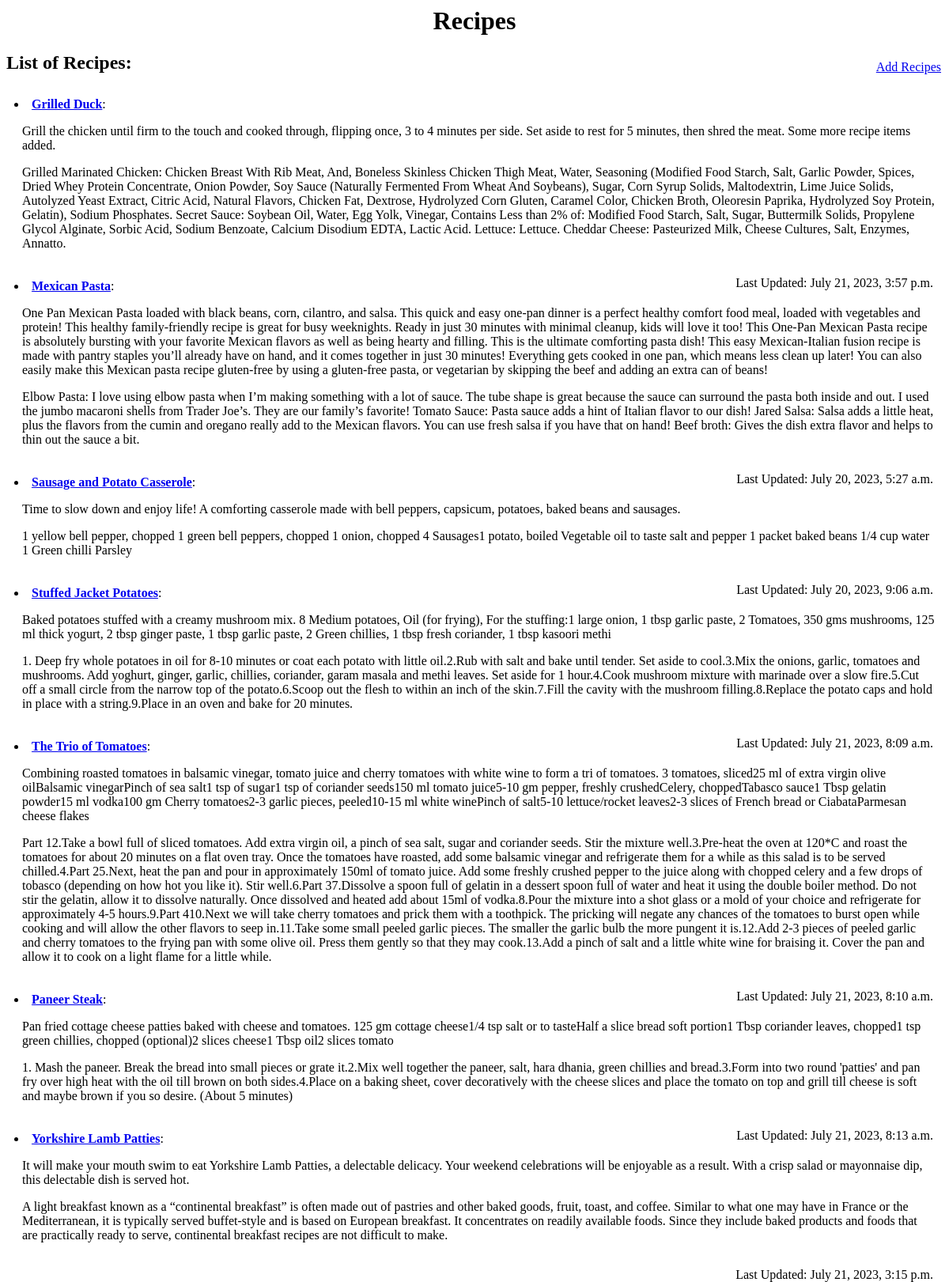
The app's page /recipes/ (signed in), older data.
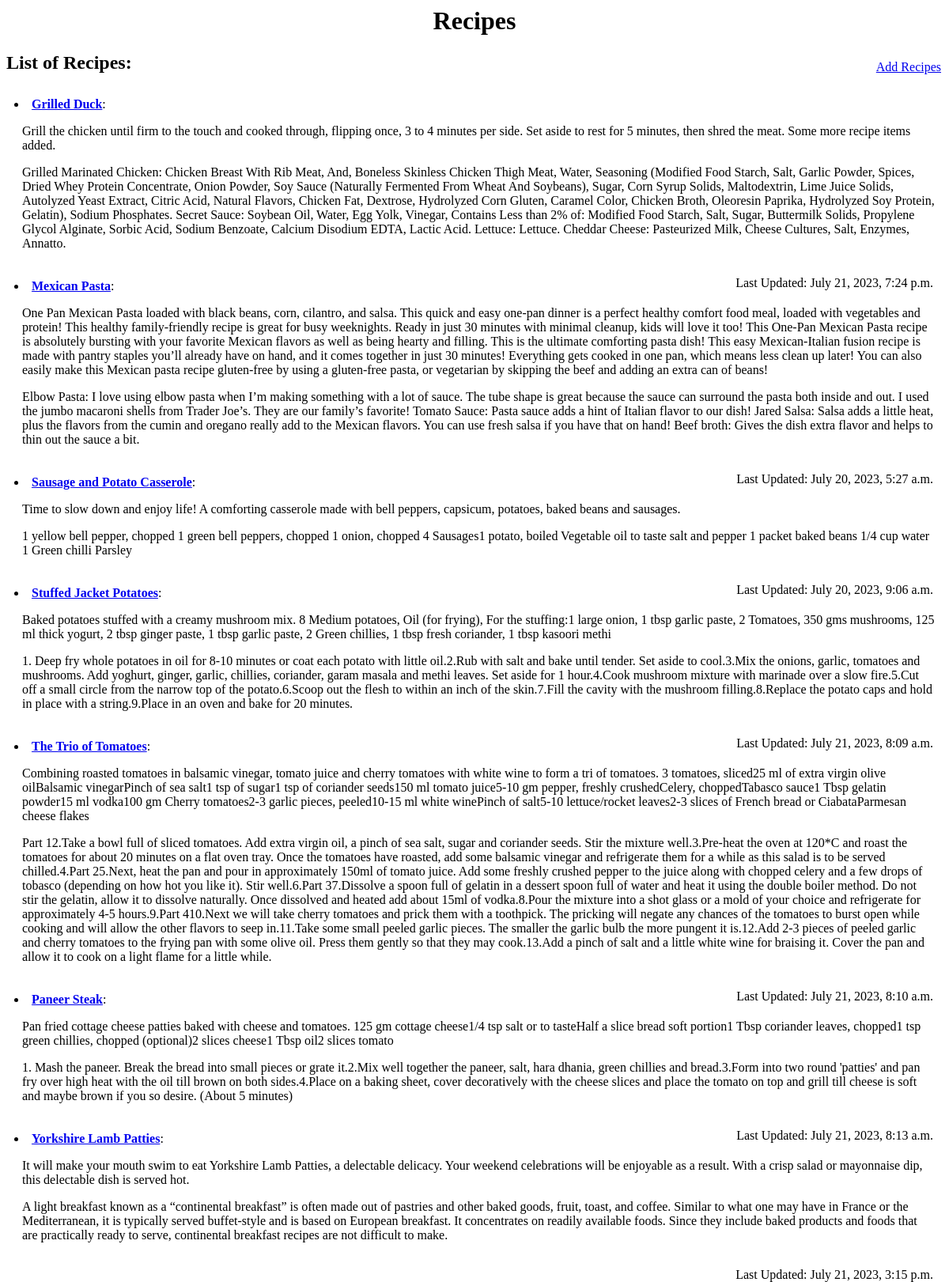
The same page, newer data.
### recipes/models.py (models this page shows, shortened)
class Recipe(models.Model):
    user = models.ForeignKey(settings.AUTH_USER_MODEL, on_delete=models.CASCADE)
    name = models.CharField(max_length=220)
    description = models.TextField(blank=True, null=True)
    directions = models.TextField(blank=True, null=True) # complete guide of the recipe
    timestamp = models.DateTimeField(auto_now_add=True)
    updated = models.DateTimeField(auto_now=True)
    active = models.BooleanField(default=True)
    def get_absolute_url(self):
        return reverse("recipes:detail", kwargs={"id": self.id})

### recipes/views.py (the view)
# urls.py: path("", recipe_list_view, name="search"),
@login_required
def recipe_list_view(request):
    qs = Recipe.objects.filter(user=request.user)
    context = {
        "object_list": qs,
    }
    return render(request, "recipes/search.html", context)

### templates/recipes/search.html
{% extends 'recipes/base.html' %}
{% block content %}
<a href="{% url 'recipes:create' %}" style="position:absolute; right:0; padding: 10px;">Add Recipes</a>
<h2>List of Recipes:</h2>
{% for object in object_list %}
<li style="padding: 10px;"><strong><a href="{{object.get_absolute_url}}">{{object.name}}</a></strong>:
    <p style="padding-left: 10px;">{{object.description}}</p>
    <p style="padding-left: 10px;">{{object.directions}}</p>
    <p style="position: absolute; right: 20px;">Last Updated: {{object.updated}}</p>
</li>
{% endfor %}
{% endblock content %}

Row changes from the older to the newer data that the page shows:
changed Recipe "Grilled Duck": updated "July 21, 2023, 3:57 p.m." → "July 21, 2023, 7:24 p.m."
